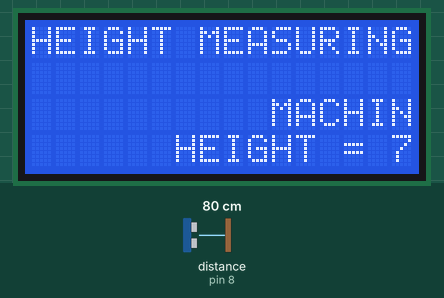
This sketch was run on a simulated Arduino Uno, built with avr-gcc and run on an emulated ATmega328P. Shown: 16×4 character LCD. Wiring (inferred from the names in the program): ultrasonic range finder: trigger pin 9; echo pin 8. The test bench sets the inputs (shaded band); at power-on: distance to the obstacle (sensor on pin 8) 80 cm. The echo pulse lasts 58.3 µs per cm; what the sketch prints to the serial monitor is not drawn.

Above: at 1.2 s.
1.3 s: distance to the obstacle (sensor on pin 8) set to 2 cm
At 2.3 s:
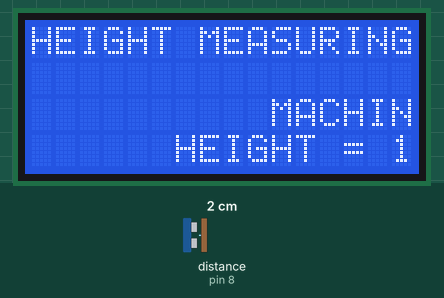
4.1 s: distance to the obstacle (sensor on pin 8) set to 4 cm
At 4.9 s:
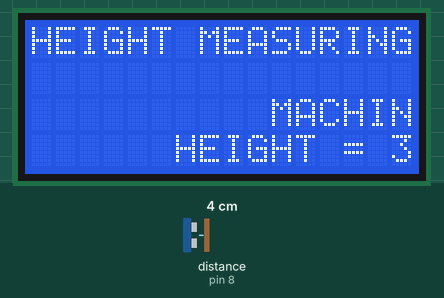
5.7 s: distance to the obstacle (sensor on pin 8) set to 9 cm
At 7.1 s:
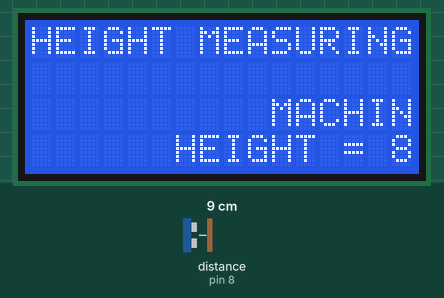
Timing chart, 0 to 8.7 s (numbered marks = the images above; inputs shaded):
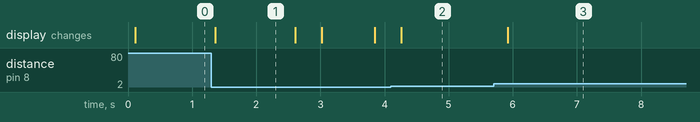

The sketch:

heightMeasuringMachine.ino
```cpp
#if 1


#include <Wire.h>
#include <LiquidCrystal_I2C.h>

LiquidCrystal_I2C myLcd(0x27,16,4);

//#define is used for defining constant
#define echoPin 8
const byte triggerPin = 9;// byte has 8 bits range
//const int is also used for defining constant integers with 16 bits range

double heightInCM = 0, soundSpeed = 340;


void setup() {
  Wire.begin();
  myLcd.init();
  myLcd.backlight();
  myLcd.setCursor(0, 0);
  myLcd.clear();

  myLcd.print("HEIGHT MEASURING");
  myLcd.setCursor(6, 2);
  myLcd.print("MACHINE");

  //since our 2 pins requires digital signals, we define their pinModes
  pinMode(triggerPin, OUTPUT);
  pinMode(echoPin, INPUT);
  Serial.begin(115200);// this is the baudrate commonly 9600 and 115200
}

void loop() {
  // Send a 10 microsecond pulse to trigger the sensor
  digitalWrite(triggerPin, LOW);
  delayMicroseconds(2);
  digitalWrite(triggerPin, HIGH);
  delayMicroseconds(10);
  digitalWrite(triggerPin, LOW);

  long echoReturnTime = pulseIn(echoPin, HIGH);// long is 32 bits integer
  Serial.println("echo return time is " + String(echoReturnTime));
  heightInCM = echoReturnTime * 0.034 / 2;
  Serial.println("Height in cm is " + String(heightInCM));

  myLcd.setCursor(2, 3);
  myLcd.print("HEIGHT = " + String(heightInCM));
  delay(400);
}

#endif
```

Measured:
- after the input at 1.3 s, the display: changes after 0.06 s (image 1)
- after the input at 4.1 s, the display: changes after 0.16 s (image 2)
- after the input at 5.7 s, the display: changes after 0.22 s (image 3)
- what the display in image 1 shows lasts 1.2 s, from 1.4 s to 2.6 s
